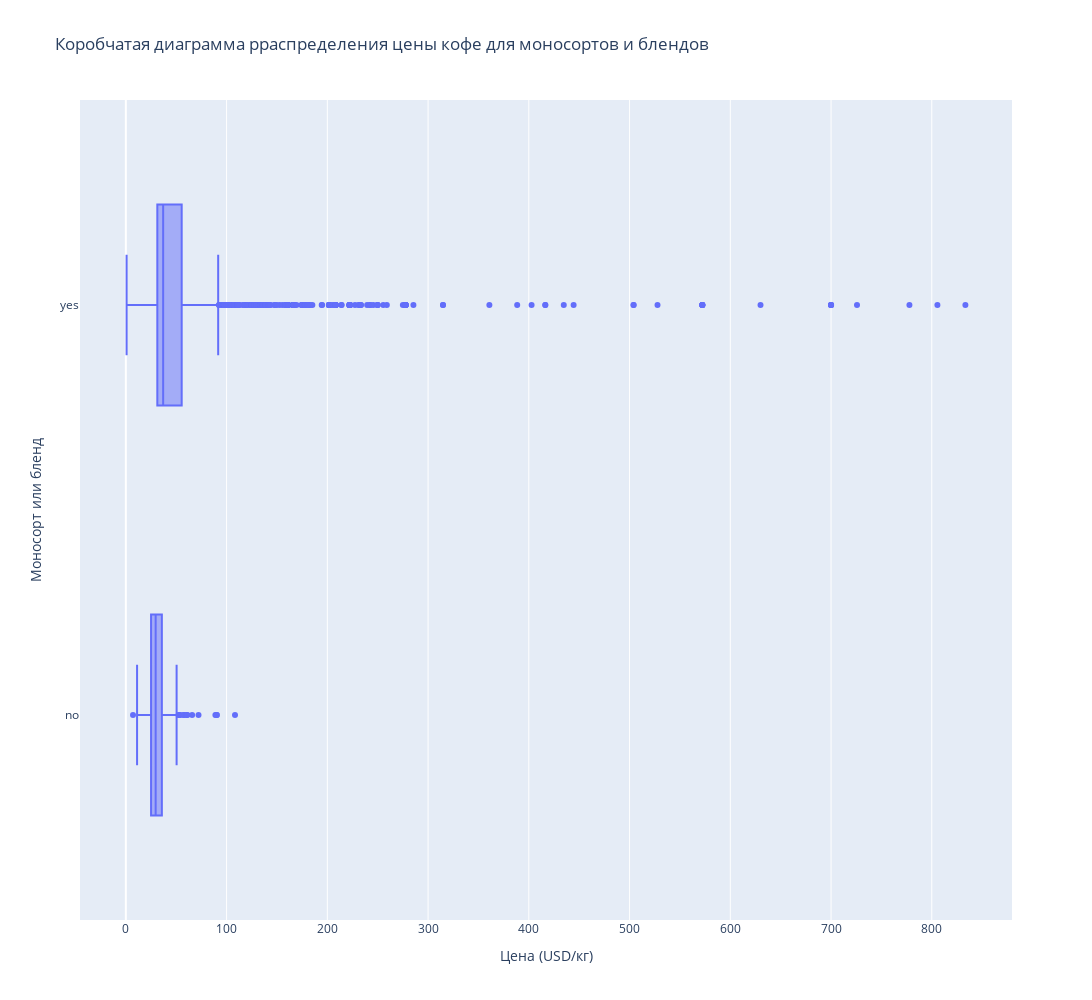

Here is the notebook cell this chart was saved with:
### Markdown cell above
Посмотрим на распределение цены для моносортов и блендов.

### Code cell
fig_box = px.box(
    data_frame = coffee_data,
    x = 'price_kg/USD',
    y = 'mono',
    height=1000,
    width=2000,
    labels={'price_kg/USD':'Цена (USD/кг)', 'mono':'Моносорт или бленд'},   
    title='Коробчатая диаграмма рраспределения цены кофе для моносортов и блендов'
)
fig_box.show()

### Figure 1 — Plotly figure (JSON) as saved in the notebook; plotly's stock layout.template omitted (floating-point values rounded to 4 significant figures; data arrays with more than 128 entries replaced by an {"elided": "..."} marker saying what was removed)
{"data": [{"alignmentgroup": "True", "hovertemplate": "Цена (USD/кг)=%{x}<br>Моносорт или бленд=%{y}<extra></extra>", "legendgroup": "", "marker": {"color": "#636efa"}, "name": "", "notched": false, "offsetgroup": "", "orientation": "h", "showlegend": false, "type": "box", "x": {"elided": "2126 float values"}, "x0": " ", "xaxis": "x", "y": {"elided": "2126 str values"}, "y0": " ", "yaxis": "y"}], "layout": {"boxmode": "group", "height": 1000, "legend": {"tracegroupgap": 0}, "title": {"text": "Коробчатая диаграмма рраспределения цены кофе для моносортов и блендов"}, "width": 2000, "xaxis": {"anchor": "y", "domain": [0, 1], "title": {"text": "Цена (USD/кг)"}}, "yaxis": {"anchor": "x", "domain": [0, 1], "title": {"text": "Моносорт или бленд"}}}}
